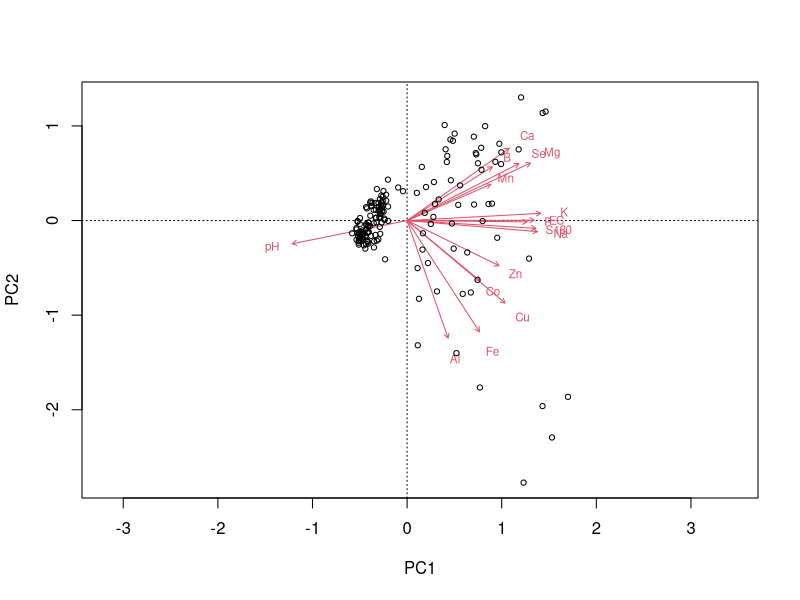
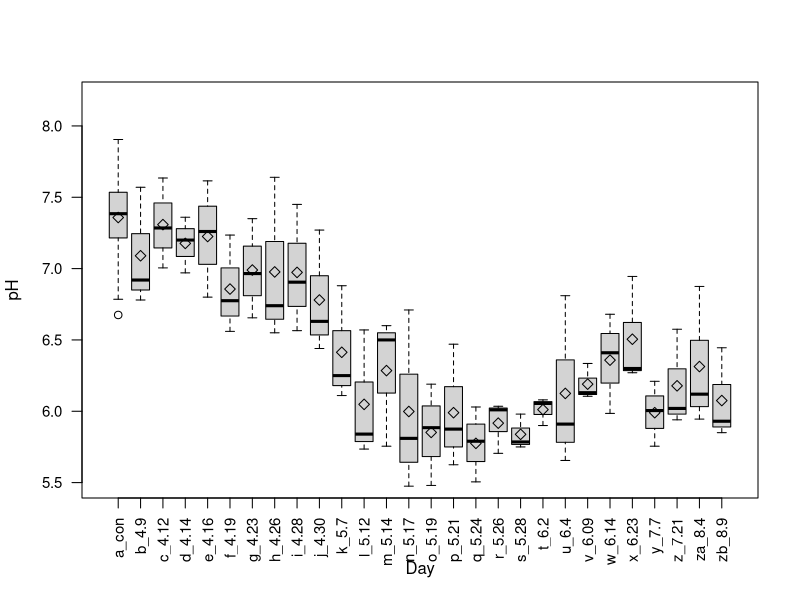
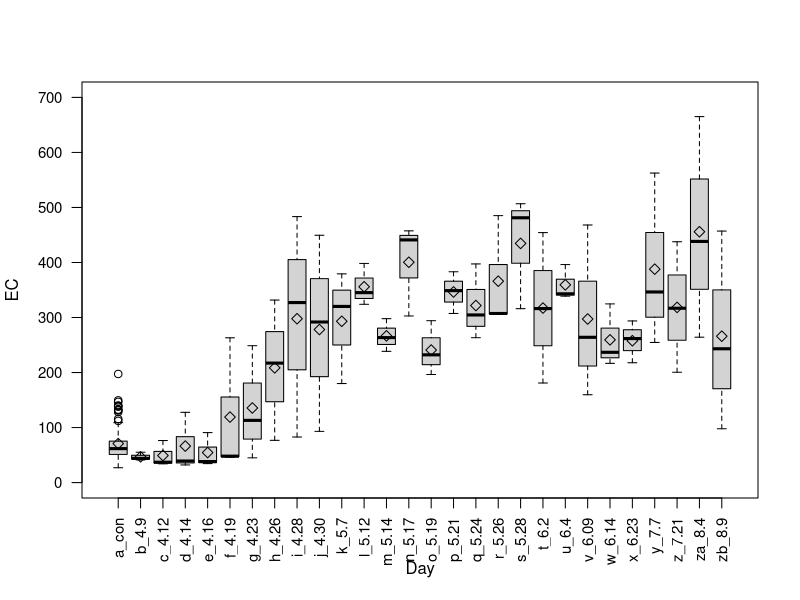
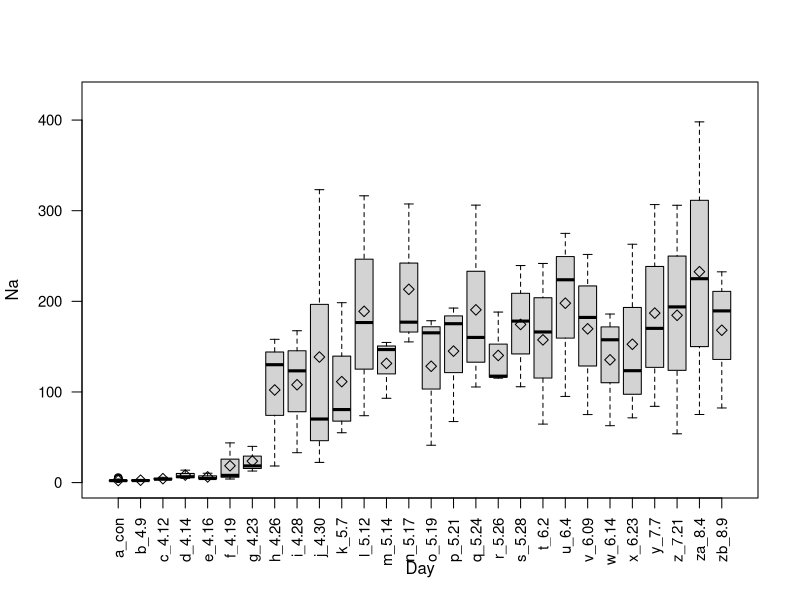
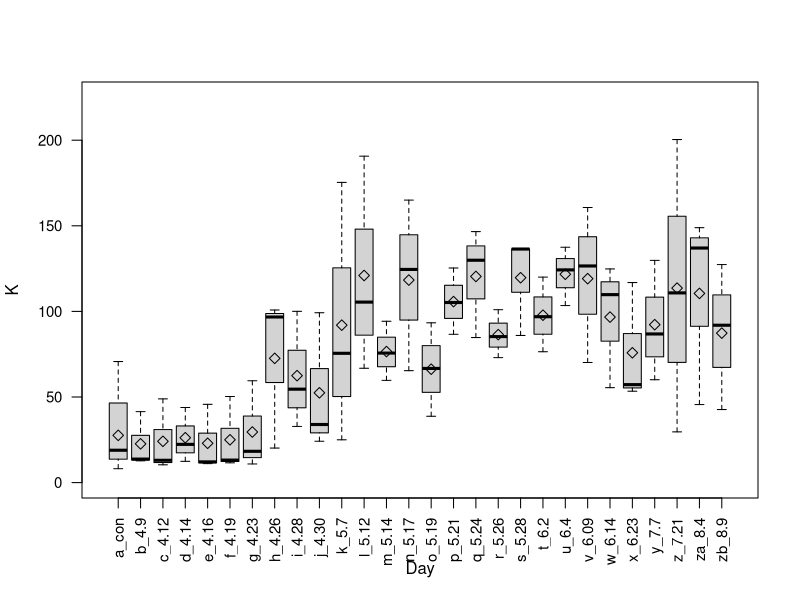
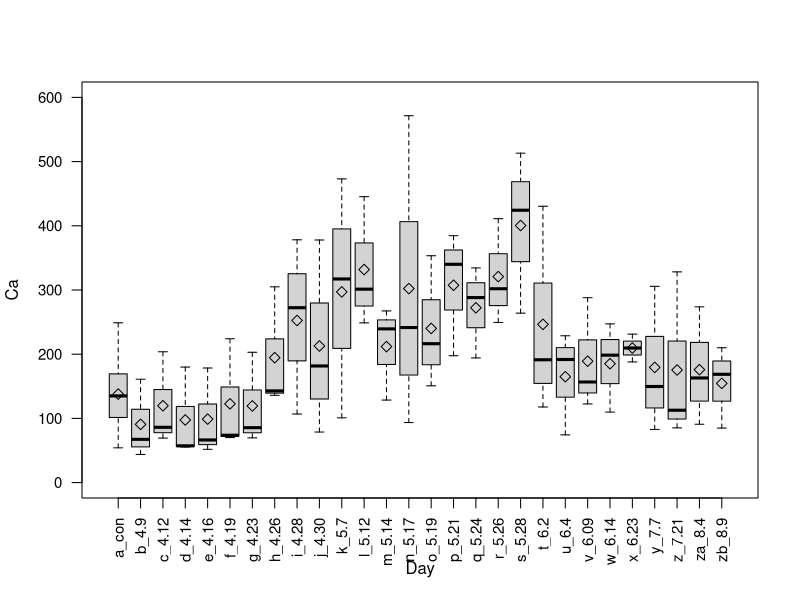
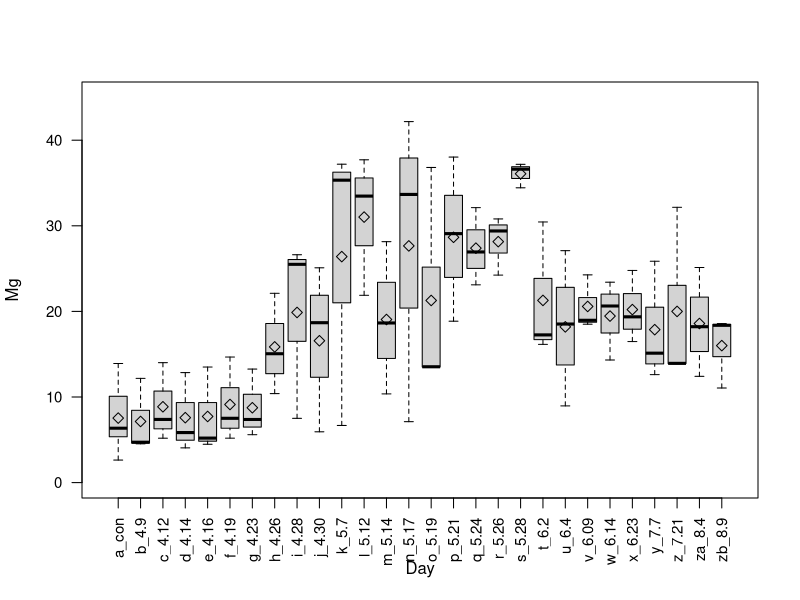
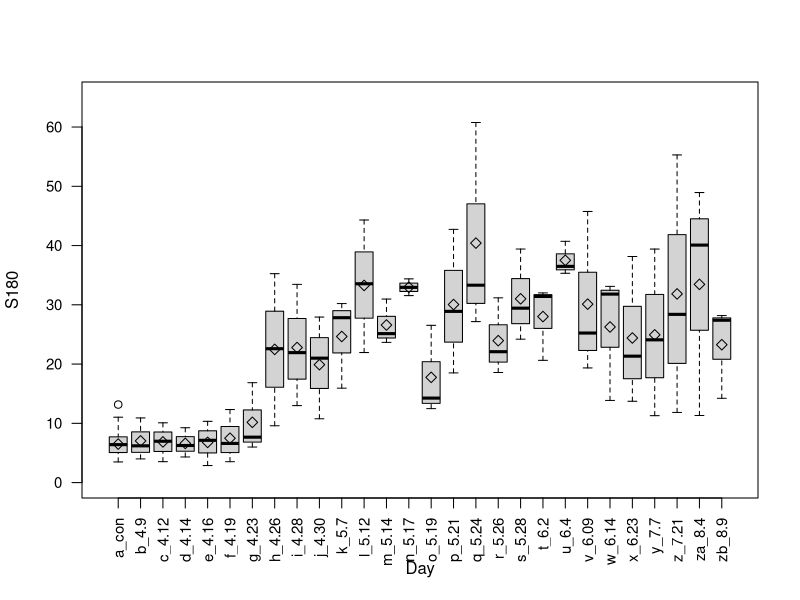

These charts were generated, in order, by the following R code: (Note: this script raises an error after producing the figures.)
#*************************************************************
# Soil elemental changes during human decomposition
# L. Stacy Taylor
#*************************************************************
library(dplyr)

ICP_D3 <-read.csv(file="ICP_D3.csv")

#***************************
# Kruskal-Wallace tests 
#***************************

kruskal.test(ICP_D3$pH, ICP_D3$Treatment)
kruskal.test(ICP_D3$EC, ICP_D3$Treatment)
kruskal.test(ICP_D3$Na, ICP_D3$Treatment)
kruskal.test(ICP_D3$K, ICP_D3$Treatment)
kruskal.test(ICP_D3$Mg, ICP_D3$Treatment)
kruskal.test(ICP_D3$Ca, ICP_D3$Treatment)
kruskal.test(ICP_D3$Al, ICP_D3$Treatment)
kruskal.test(ICP_D3$Cu, ICP_D3$Treatment)
kruskal.test(ICP_D3$Fe, ICP_D3$Treatment)
kruskal.test(ICP_D3$Mn, ICP_D3$Treatment)
kruskal.test(ICP_D3$Zn, ICP_D3$Treatment)
kruskal.test(ICP_D3$Co, ICP_D3$Treatment)
kruskal.test(ICP_D3$S180, ICP_D3$Treatment)
kruskal.test(ICP_D3$P, ICP_D3$Treatment)
kruskal.test(ICP_D3$B, ICP_D3$Treatment)
kruskal.test(ICP_D3$Se, ICP_D3$Treatment)

#********************
# boxplots
#********************
str(ICP_D3)

pdf("pH_box.pdf", width =6,height=4, useDingbats = FALSE)
#png("pH_box_v2.png", width =7,height=4, units = 'in', res=300)
sample_days_a <- as.factor(c(0,1,3,5,7,10,14,17,19,21,28,33,35,38,40,42,45,47,49,54,56,61,66,75,89,103,117,122))
boxplot(pH~Sorting1, data=ICP_D3, ylim=c(5.5,8.2), xlab="Day", ylab="pH", las=2, cex.axis=0.9)
element_means <-as.vector(tapply(ICP_D3$pH, INDEX=ICP_D3$Sorting1, FUN=mean, simplify = TRUE), mode="numeric")
points (sample_days_a,element_means,cex=1, pch=5, bg="red", col="black")
dev.off()

pdf("EC_box.pdf", width =6,height=4, useDingbats = FALSE)
#png("pH_box_v2.png", width =7,height=4, units = 'in', res=300)
sample_days_a <- as.factor(c(0,1,3,5,7,10,14,17,19,21,28,33,35,38,40,42,45,47,49,54,56,61,66,75,89,103,117,122))
boxplot(EC~Sorting1, data=ICP_D3, ylim=c(0,700), xlab="Day", ylab="EC", las=2, cex.axis=0.9)
element_means <-as.vector(tapply(ICP_D3$EC, INDEX=ICP_D3$Sorting1, FUN=mean, simplify = TRUE), mode="numeric")
points (sample_days_a,element_means,cex=1, pch=5, bg="red", col="black")
dev.off()

pdf("Na_box.pdf", width =6,height=4, useDingbats = FALSE)
#png("Na_box_v2.png", width =7,height=4, units = 'in', res=300)
sample_days_a <- as.factor(c(0,1,3,5,7,10,14,17,19,21,28,33,35,38,40,42,45,47,49,54,56,61,66,75,89,103,117,122))
boxplot(Na~Sorting1, data=ICP_D3, ylim=c(0, 425),xlab="Day", ylab="Na", las=2, cex.axis=0.9)
element_means <-as.vector(tapply(ICP_D3$Na, INDEX=ICP_D3$Sorting1, FUN=mean, simplify = TRUE), mode="numeric")
points (sample_days_a,element_means,cex=1, pch=5, bg="red", col="black")
dev.off()

pdf("K_box.pdf", width =6,height=4, useDingbats = FALSE)
#png("K_box_v2.png", width =7,height=4, units = 'in', res=300)
sample_days_a <- as.factor(c(0,1,3,5,7,10,14,17,19,21,28,33,35,38,40,42,45,47,49,54,56,61,66,75,89,103,117,122))
boxplot(K~Sorting1, data=ICP_D3, ylim=c(0,225), xlab="Day", ylab="K", las=2, cex.axis=0.9)
element_means <-as.vector(tapply(ICP_D3$K, INDEX=ICP_D3$Sorting1, FUN=mean, simplify = TRUE), mode="numeric")
points (sample_days_a,element_means,cex=1, pch=5, bg="red", col="black")
dev.off()

pdf("Ca_box.pdf", width =6,height=4, useDingbats = FALSE)
#png("Ca_box_v2.png", width =7,height=4, units = 'in', res=300)
sample_days_a <- as.factor(c(0,1,3,5,7,10,14,17,19,21,28,33,35,38,40,42,45,47,49,54,56,61,66,75,89,103,117,122))
boxplot(Ca~Sorting1, data=ICP_D3, ylim=c(0,600),xlab="Day", ylab="Ca", las=2, cex.axis=0.9)
element_means <-as.vector(tapply(ICP_D3$Ca, INDEX=ICP_D3$Sorting1, FUN=mean, simplify = TRUE), mode="numeric")
points (sample_days_a,element_means,cex=1, pch=5, bg="red", col="black")
dev.off()

pdf("Mg_box.pdf", width =6,height=4, useDingbats = FALSE)
#png("Mg_box_v2.png", width =7,height=4, units = 'in', res=300)
sample_days_a <- as.factor(c(0,1,3,5,7,10,14,17,19,21,28,33,35,38,40,42,45,47,49,54,56,61,66,75,89,103,117,122))
boxplot(Mg~Sorting1, data=ICP_D3, ylim=c(0,45), xlab="Day", ylab="Mg", las=2, cex.axis=0.9)
element_means <-as.vector(tapply(ICP_D3$Mg, INDEX=ICP_D3$Sorting1, FUN=mean, simplify = TRUE), mode="numeric")
points (sample_days_a,element_means,cex=1, pch=5, bg="red", col="black")
dev.off()

pdf("S180_box.pdf", width =6,height=4, useDingbats = FALSE)
#png("S180_box_v2.png", width =7,height=4, units = 'in', res=300)
sample_days_a <- as.factor(c(0,1,3,5,7,10,14,17,19,21,28,33,35,38,40,42,45,47,49,54,56,61,66,75,89,103,117,122))
boxplot(S180~Sorting1, data=ICP_D3, ylim=c(0,65), xlab="Day", ylab="S180", las=2, cex.axis=0.9)
element_means <-as.vector(tapply(ICP_D3$S180, INDEX=ICP_D3$Sorting1, FUN=mean, simplify = TRUE), mode="numeric")
points (sample_days_a,element_means,cex=1, pch=5, bg="red", col="black")
dev.off()

pdf("P_box.pdf", width =6,height=4, useDingbats = FALSE)
#png("P_box_v2.png", width =7,height=4, units = 'in', res=300)
sample_days_a <- as.factor(c(0,1,3,5,7,10,14,17,19,21,28,33,35,38,40,42,45,47,49,54,56,61,66,75,89,103,117,122))
boxplot(P~Sorting1, data=ICP_D3, ylim=c(0,43), xlab="Day", ylab="P", las=2, cex.axis=0.9)
element_means <-as.vector(tapply(ICP_D3$P, INDEX=ICP_D3$Sorting1, FUN=mean, simplify = TRUE), mode="numeric")
points (sample_days_a,element_means,cex=1, pch=5, bg="red", col="black")
dev.off()

pdf("Mn.pdf", width =6,height=4, useDingbats = FALSE)#note: trying to sort a control in a factor string isn't possible, so sample_days_a lists the control as 0, and the b_4.9 (day 0) sample as 1
#png("Mn_box_v2.png", width =7,height=4, units = 'in', res=300)
sample_days_a <- as.factor(c(0,1,3,5,7,10,14,17,19,21,28,33,35,38,40,42,45,47,49,54,56,61,66,75,89,103,117,122))
boxplot(Mn~Sorting1, data=ICP_D3, ylim=c(0,120),xlab="Day", ylab="Mn", las=2, cex.axis=0.9)
element_means <-as.vector(tapply(ICP_D3$Mn, INDEX=ICP_D3$Sorting1, FUN=mean, simplify = TRUE), mode="numeric")
points (sample_days_a,element_means,cex=1, pch=5, bg="red", col="black")
dev.off()

pdf("Se.pdf", width =6,height=4, useDingbats = FALSE)#note: trying to sort a control in a factor string isn't possible, so sample_days_a lists the control as 0, and the b_4.9 (day 0) sample as 1
#png("Mn_box_v2.png", width =7,height=4, units = 'in', res=300)
sample_days_a <- as.factor(c(0,1,3,5,7,10,14,17,19,21,28,33,35,38,40,42,45,47,49,54,56,61,66,75,89,103,117,122))
boxplot(Se~Sorting1, data=ICP_D3, ylim=c(0,0.1),xlab="Day", ylab="Se", las=2, cex.axis=0.9)
element_means <-as.vector(tapply(ICP_D3$Se, INDEX=ICP_D3$Sorting1, FUN=mean, simplify = TRUE), mode="numeric")
points (sample_days_a,element_means,cex=1, pch=5, bg="red", col="black")
dev.off()

pdf("B_box.pdf", width =6,height=4, useDingbats = FALSE)#note: trying to sort a control in a factor string isn't possible, so sample_days_a lists the control as 0, and the b_4.9 (day 0) sample as 1
#png("Mn_box_v2.png", width =7,height=4, units = 'in', res=300)
sample_days_a <- as.factor(c(0,1,3,5,7,10,14,17,19,21,28,33,35,38,40,42,45,47,49,54,56,61,66,75,89,103,117,122))
boxplot(B~Sorting1, data=ICP_D3, ylim=c(0,2.25),xlab="Day", ylab="B", las=2, cex.axis=0.9)
element_means <-as.vector(tapply(ICP_D3$B, INDEX=ICP_D3$Sorting1, FUN=mean, simplify = TRUE), mode="numeric")
points (sample_days_a,element_means,cex=1, pch=5, bg="red", col="black")
dev.off()

pdf("Fe_box.pdf", width =6,height=4, useDingbats = FALSE)#note: trying to sort a control in a factor string isn't possible, so sample_days_a lists the control as 0, and the b_4.9 (day 0) sample as 1
#png("Fe_box_v2.png", width =7,height=4, units = 'in', res=300)
sample_days_a <- as.factor(c(0,1,3,5,7,10,14,17,19,21,28,33,35,38,40,42,45,47,49,54,56,61,66,75,89,103,117,122))
boxplot(Fe~Sorting1, data=ICP_D3, ylim=c(0,50), xlab="Day", ylab="Fe", las=2, cex.axis=0.9)
element_means <-as.vector(tapply(ICP_D3$Fe, INDEX=ICP_D3$Sorting1, FUN=mean, simplify = TRUE), mode="numeric")
points (sample_days_a,element_means,cex=1, pch=5, bg="red", col="black")
dev.off()

pdf("Cu_box.pdf", width =6,height=4, useDingbats = FALSE)#note: trying to sort a control in a factor string isn't possible, so sample_days_a lists the control as 0, and the b_4.9 (day 0) sample as 1
#png("Fe_box_v2.png", width =7,height=4, units = 'in', res=300)
sample_days_a <- as.factor(c(0,1,3,5,7,10,14,17,19,21,28,33,35,38,40,42,45,47,49,54,56,61,66,75,89,103,117,122))
boxplot(Cu~Sorting1, data=ICP_D3, ylim=c(0,0.25), xlab="Day", ylab="Cu", las=2, cex.axis=0.9)
element_means <-as.vector(tapply(ICP_D3$Cu, INDEX=ICP_D3$Sorting1, FUN=mean, simplify = TRUE), mode="numeric")
points (sample_days_a,element_means,cex=1, pch=5, bg="red", col="black")
dev.off()

pdf("Zn_box.pdf", width =6,height=4, useDingbats = FALSE)#note: trying to sort a control in a factor string isn't possible, so sample_days_a lists the control as 0, and the b_4.9 (day 0) sample as 1
#png("Fe_box_v2.png", width =7,height=4, units = 'in', res=300)
sample_days_a <- as.factor(c(0,1,3,5,7,10,14,17,19,21,28,33,35,38,40,42,45,47,49,54,56,61,66,75,89,103,117,122))
boxplot(Zn~Sorting1, data=ICP_D3, ylim=c(0,1.25), xlab="Day", ylab="Zn", las=2, cex.axis=0.9)
element_means <-as.vector(tapply(ICP_D3$Zn, INDEX=ICP_D3$Sorting1, FUN=mean, simplify = TRUE), mode="numeric")
points (sample_days_a,element_means,cex=1, pch=5, bg="red", col="black")
dev.off()

pdf("Co_box.pdf", width =6,height=4, useDingbats = FALSE)#note: trying to sort a control in a factor string isn't possible, so sample_days_a lists the control as 0, and the b_4.9 (day 0) sample as 1
#png("Fe_box_v2.png", width =7,height=4, units = 'in', res=300)
sample_days_a <- as.factor(c(0,1,3,5,7,10,14,17,19,21,28,33,35,38,40,42,45,47,49,54,56,61,66,75,89,103,117,122))
boxplot(Co~Sorting1, data=ICP_D3, ylim=c(0,0.9), xlab="Day", ylab="Co", las=2, cex.axis=0.9)
element_means <-as.vector(tapply(ICP_D3$Co, INDEX=ICP_D3$Sorting1, FUN=mean, simplify = TRUE), mode="numeric")
points (sample_days_a,element_means,cex=1, pch=5, bg="red", col="black")
dev.off()

pdf("Al_box.pdf", width =6,height=4, useDingbats = FALSE)#note: trying to sort a control in a factor string isn't possible, so sample_days_a lists the control as 0, and the b_4.9 (day 0) sample as 1
#png("Fe_box_v2.png", width =7,height=4, units = 'in', res=300)
sample_days_a <- as.factor(c(0,1,3,5,7,10,14,17,19,21,28,33,35,38,40,42,45,47,49,54,56,61,66,75,89,103,117,122))
boxplot(Al~Sorting1, data=ICP_D3, ylim=c(0,80), xlab="Day", ylab="Al", las=2, cex.axis=0.9)
element_means <-as.vector(tapply(ICP_D3$Al, INDEX=ICP_D3$Sorting1, FUN=mean, simplify = TRUE), mode="numeric")
points (sample_days_a,element_means,cex=1, pch=5, bg="red", col="black")
dev.off()

#********************************
# T-tests
#********************************

con3 <-filter(ICP_D3,Treatment == "D3_con")
grave3 <-filter(ICP_D3,Treatment == "D3_grave")

T_day<- filter(ICP_D3, Study_day==35)
T_con <- filter(T_day, Treatment=="D3_con") 
T_treat <-filter(T_day, Treatment=="D3_grave") 

t.test(T_con$pH,T_treat$pH, var.equal = FALSE) 
t.test(T_con$EC,T_treat$EC, var.equal = FALSE) 
t.test(T_con$Ca,T_treat$Ca, var.equal = FALSE) 
t.test(T_con$P,T_treat$P, var.equal = FALSE) 
t.test(T_con$K,T_treat$K, var.equal = FALSE) 
t.test(T_con$S180,T_treat$S180, var.equal = FALSE) 
t.test(T_con$Na,T_treat$Na, var.equal = FALSE) 
t.test(T_con$Mg,T_treat$Mg, var.equal = FALSE) 
t.test(T_con$Fe,T_treat$Fe, var.equal = FALSE) 
t.test(T_con$Cu,T_treat$Cu, var.equal = FALSE) 
t.test(T_con$Mn,T_treat$Mn, var.equal = FALSE) 
t.test(T_con$Zn,T_treat$Zn, var.equal = FALSE) 
t.test(T_con$Se,T_treat$Se, var.equal = FALSE) 
t.test(T_con$Co,T_treat$Co, var.equal = FALSE) 
t.test(T_con$B,T_treat$B, var.equal = FALSE) 
t.test(T_con$Al,T_treat$Al, var.equal = FALSE) 

#*********************************************
# PCA
#*********************************************
library(dplyr)
library(vegan)
install.packages("tibble")
library(tibble)

ICP_D3 <-read.csv(file="ICP_D3.csv")

vars=c("pH","EC","Na","K","Mg","Ca","Al","Cu","Fe","Mn","Zn","Co","S180","P","B","Se")
ICP_D3a=ICP_D3[,c("SampleID","Date","Study_day","ADH","ADD","ARF_sector","Sorting1","Sorting","Treatment",vars)]

# run the PCA
ICP.pca=rda(ICP_D3a[,vars],scale=T)
summary(ICP.pca)

#**********************************************
# extract the eigenvalues and scores manually and run the straightforward vegan plot
ICP_eigen <- ICP.pca$CA$eig #extracts eigenvalues
variance <- ICP_eigen*100/sum(ICP_eigen) #calculates the variance by axis
cumulative_variance <-cumsum(variance)
# combine everything into one dataframe
eigen.pca <- data.frame(ICP_eigen = ICP_eigen, variance = variance, cum_var = cumulative_variance)
# calculate the scores to graph (and extract) seperately if preferred
ICP_scores = scores(ICP.pca, display=c("sites","species"),choices=c(1,2,3))

# biplot: text for species (columns) and points for sites (rows) - this is the version from Vegan
# this the version from vegan than plots scores as points and loadings as arrows
# choices extracts the components you want (PCa nd PC2 in this case)
biplot(ICP.pca, choices = c(1,2), scaling = "species", display = c("sites","species"),type = c("text","points"), col = c(1,2))

# now join sites to the original dataframe
ICP_D3a=cbind(ICP_D3a,ICP_scores$sites)

library(ggplot2)
library(RColorBrewer)

theme_set(theme_classic())
nb.cols <- 28
ordcolors <- colorRampPalette(brewer.pal(8, "RdYlBu"))(nb.cols)

pdf("SPOTelemental_PCA_V2.pdf", width =6,height=5, useDingbats = FALSE)
ggplot(ICP_D3a) + 
  geom_point(aes(x = PC1, y = PC2, col = Sorting1),size = 2.5, stroke = 1.5) +
  scale_color_manual(values=ordcolors) +
  scale_fill_manual(values=ordcolors) +
  scale_shape_manual(values = c(21,22)) +
  geom_text(data = vscores, aes(x = 2.5*PC1, y = 2.5*PC2, label = rownames(vscores)), col = 'black') +
  geom_segment(data = vscores, aes(x = 0, y = 0, xend = 2*PC1, yend = 2*PC2), arrow=arrow(length=unit(0.2,"cm")),
               alpha = 0.75, color = 'black')+
  theme(strip.text.y = element_text(angle = 0))
dev.off()

#******************************
# charge line graphs
#******************************

library(dplyr)

ICP_D3 <-read.csv(file="ICP_D3_charge.csv")
con3 <-filter(ICP_D3,Treatment == "D3_con")
grave3 <-filter(ICP_D3,Treatment == "D3_grave")
D3_date <-c(0,3,5,7,10,14,17,19,21,28,33,35,38,40,42,45,47,49,54,56,61,66,75,89,103,117,122)

pdf("D3_ICP_Na_charge.pdf", width =5,height=4)
plot(1, type="n", xlim=c(0,122),ylim=c(0,20), ylab="Na umol charge gdw-1 soil",las=1, cex.axis=1, xlab = "Study Day", main= "", col="white")
# points and lines for the controls
meanscon <-as.vector(tapply(con3$Na..umolcharge.gdw.soil., INDEX=con3$Study_day, FUN=mean, simplify = TRUE), mode="numeric")
lines (D3_date, meanscon,lty=1, lwd=2, col="black")
errorbarscon <- as.vector(tapply(con3$Na..umolcharge.gdw.soil., INDEX=con3$Study_day, FUN=sd, simplify = TRUE), mode="numeric")
arrows (D3_date, meanscon, D3_date, meanscon + errorbarscon, length=0.03, angle=90, col="black")
arrows (D3_date, meanscon, D3_date, meanscon - errorbarscon, length=0.03, angle=90,col="black")
# points and lines for the samples
meansgrave <-as.vector(tapply(grave3$Na..umolcharge.gdw.soil., INDEX=grave3$Study_day, FUN=mean, simplify = TRUE), mode="numeric")
lines (D3_date, meansgrave,lty=1, lwd=4, col="red2")
errorbarsgr <- as.vector(tapply(grave3$Na..umolcharge.gdw.soil., INDEX=grave3$Study_day, FUN=sd, simplify = TRUE), mode="numeric")
arrows (D3_date, meansgrave, D3_date, meansgrave + errorbarsgr, length=0.03, angle=90, col="red2")
arrows (D3_date, meansgrave, D3_date, meansgrave - errorbarsgr, length=0.03, angle=90,col="red2")
legend("topleft", legend=c("Na"),col=c("black"), cex=c(2),bty="n")
dev.off()

pdf("D3_ICP_K_charge.pdf", width =5,height=4)
plot(1, type="n", xlim=c(0,122),ylim=c(0,6), ylab="K umol charge gdw-1 soil",las=1, cex.axis=1, xlab = "Study Day", main= "", col="white")
# points and lines for the controls
meanscon <-as.vector(tapply(con3$K..umolcharge.gdw.soil., INDEX=con3$Study_day, FUN=mean, simplify = TRUE), mode="numeric")
lines (D3_date, meanscon,lty=1, lwd=2, col="black")
errorbarscon <- as.vector(tapply(con3$K..umolcharge.gdw.soil., INDEX=con3$Study_day, FUN=sd, simplify = TRUE), mode="numeric")
arrows (D3_date, meanscon, D3_date, meanscon + errorbarscon, length=0.03, angle=90, col="black")
arrows (D3_date, meanscon, D3_date, meanscon - errorbarscon, length=0.03, angle=90,col="black")
# points and lines for the samples
meansgrave <-as.vector(tapply(grave3$K..umolcharge.gdw.soil., INDEX=grave3$Study_day, FUN=mean, simplify = TRUE), mode="numeric")
lines (D3_date, meansgrave,lty=1, lwd=4, col="red2")
errorbarsgr <- as.vector(tapply(grave3$K..umolcharge.gdw.soil., INDEX=grave3$Study_day, FUN=sd, simplify = TRUE), mode="numeric")
arrows (D3_date, meansgrave, D3_date, meansgrave + errorbarsgr, length=0.03, angle=90, col="red2")
arrows (D3_date, meansgrave, D3_date, meansgrave - errorbarsgr, length=0.03, angle=90,col="red2")
legend("topleft", legend=c("K"),col=c("black"), cex=c(2),bty="n")
dev.off()

pdf("D3_ICP_Mg_charge.pdf", width =5,height=4)
plot(1, type="n", xlim=c(0,122),ylim=c(0,6), ylab="Mg umol charge gdw-1 soil",las=1, cex.axis=1, xlab = "Study Day", main= "", col="white")
# points and lines for the controls
meanscon <-as.vector(tapply(con3$Mg..umolcharge.gdw.soil., INDEX=con3$Study_day, FUN=mean, simplify = TRUE), mode="numeric")
lines (D3_date, meanscon,lty=1, lwd=2, col="black")
errorbarscon <- as.vector(tapply(con3$Mg..umolcharge.gdw.soil., INDEX=con3$Study_day, FUN=sd, simplify = TRUE), mode="numeric")
arrows (D3_date, meanscon, D3_date, meanscon + errorbarscon, length=0.03, angle=90, col="black")
arrows (D3_date, meanscon, D3_date, meanscon - errorbarscon, length=0.03, angle=90,col="black")
# points and lines for the samples
meansgrave <-as.vector(tapply(grave3$Mg..umolcharge.gdw.soil., INDEX=grave3$Study_day, FUN=mean, simplify = TRUE), mode="numeric")
lines (D3_date, meansgrave,lty=1, lwd=4, col="red2")
errorbarsgr <- as.vector(tapply(grave3$Mg..umolcharge.gdw.soil., INDEX=grave3$Study_day, FUN=sd, simplify = TRUE), mode="numeric")
arrows (D3_date, meansgrave, D3_date, meansgrave + errorbarsgr, length=0.03, angle=90, col="red2")
arrows (D3_date, meansgrave, D3_date, meansgrave - errorbarsgr, length=0.03, angle=90,col="red2")
legend("topleft", legend=c("Mg"),col=c("black"), cex=c(2),bty="n")
dev.off()

pdf("D3_ICP_Ca_charge.pdf", width =5,height=4)
plot(1, type="n", xlim=c(0,122),ylim=c(0,30), ylab="Ca umol charge gdw-1 soil",las=1, cex.axis=1, xlab = "Study Day", main= "", col="white")
# points and lines for the controls
meanscon <-as.vector(tapply(con3$Ca..umolcharge.gdw.soil., INDEX=con3$Study_day, FUN=mean, simplify = TRUE), mode="numeric")
lines (D3_date, meanscon,lty=1, lwd=2, col="black")
errorbarscon <- as.vector(tapply(con3$Ca..umolcharge.gdw.soil., INDEX=con3$Study_day, FUN=sd, simplify = TRUE), mode="numeric")
arrows (D3_date, meanscon, D3_date, meanscon + errorbarscon, length=0.03, angle=90, col="black")
arrows (D3_date, meanscon, D3_date, meanscon - errorbarscon, length=0.03, angle=90,col="black")
# points and lines for the samples
meansgrave <-as.vector(tapply(grave3$Ca..umolcharge.gdw.soil., INDEX=grave3$Study_day, FUN=mean, simplify = TRUE), mode="numeric")
lines (D3_date, meansgrave,lty=1, lwd=4, col="red2")
errorbarsgr <- as.vector(tapply(grave3$Ca..umolcharge.gdw.soil., INDEX=grave3$Study_day, FUN=sd, simplify = TRUE), mode="numeric")
arrows (D3_date, meansgrave, D3_date, meansgrave + errorbarsgr, length=0.03, angle=90, col="red2")
arrows (D3_date, meansgrave, D3_date, meansgrave - errorbarsgr, length=0.03, angle=90,col="red2")
legend("topleft", legend=c("Ca"),col=c("black"), cex=c(2),bty="n")
dev.off()

#********************************************************
# correlation matrix
#********************************************************

install.packages("GGally")
library(GGally)
ICP_corr <-read.csv(file="ICP_D3_corr_noCon.csv")
pdf("ICP_corr_noControls_ggversion_12in_adj.pdf", width =12,height=12, useDingbats = FALSE)
ggpairs(ICP_corr[, c("pH", "EC", "Ca", "P", "K", "S", "Na", "Mg", "Fe","Cu", "Mn", "Zn", "Se", "Co", "Al", "B")])
dev.off()

#***********************************************************************
# HEATMAPS
#***********************************************************************

library(RColorBrewer)
install.packages("pheatmap")
library(pheatmap)
# DO NOT attempt to use pdf language to save the plot--the program crashes. Instead export it to a 5x7 in portrait
# Want genera as rows and the first row NOT to show up as a named column since this dataframe has to used as a matrix

# wide version
heat_ICP <- read.csv(file="ICP_heatmap_wide.csv", row.names = 1)#, header=TRUE)
#heat_core <-subset(heat_core, select= -c(Trophic)) #removes the trophic row
heat_ICPa <-as.matrix(heat_ICP) #sets the data as a matrix
pheatmap(heat_ICPa,
         scale = "row",cluster_cols = FALSE, 
         clustering_distance_cols = "correlation",
         cellwidth = 14, cellheight = 12,
         cutree_rows = 6, treeheight_col = 60, 
         fontsize_row = 10, fontsize_col = 10, angle_col = c("45"))

#***********************************************************
# Mineralogy XRD
#***********************************************************
XRD <- read.csv(file="XRD.csv")

pdf("XRD_SP.pdf", width =9,height=5)
plot(1, type="n", xlim=c(0,40),ylim=c(0,1500), ylab="Intensity",las=1, cex.axis=1, xlab = "Degrees 2 theta", main= "", col="white")
# Ksat 25C
lines (XRD$X2.Theta,XRD$SP_K_room,lty=1, lwd=2, col="black")
# Ksat 300C
lines (XRD$X2.Theta,((XRD$SP_K_300)+100),lty=1, lwd=2, col="black")
# Ksat 550C
lines (XRD$X2.Theta,((XRD$SP_K_550)+200),lty=1, lwd=2, col="black")
# Mgsat
lines (XRD$X2.Theta,((XRD$SP_Mg)+300),lty=1, lwd=2, col="gray")
# Mgsat + glycol
lines (XRD$X2.Theta,((XRD$SP_Mg_gly)+400),lty=1, lwd=2, col="gray")
abline(v=6.3, lwd = 1.5, lty=1, col="black")#vermiculite open d=1.4, also same as mica first order
abline(v=7.2, lwd = 1.5, lty=2, col="black")#vermiculite and mica interstratification
abline(v=8.8, lwd = 1.5, lty=3, col="black")#vermiculite closed/mica d=1
abline(v=12.4, lwd = 1.5, lty=4, col="black")#kaolinite d=0.7
legend("topright", legend=c("Vermiculite open d=1.4", "Interstratification d=1.23", "Vermiculite closed/mica d=1", "Kaolinite d=0.7"),lty=c(1,2,3,4),lwd=c(1.5,1.5,1.5,1.5),col=c("black", "black", "black", "black"), cex=c(0.9, 0.9, 0.9, 0.9),bty="n")
dev.off()

pdf("XRD_WIN.pdf", width =9,height=5)
plot(1, type="n", xlim=c(0,40),ylim=c(0,1500), ylab="Intensity",las=1, cex.axis=1, xlab = "Degrees 2 theta", main= "", col="white")
# Ksat 25C
lines (XRD$X2.Theta,XRD$WIN_K_room,lty=1, lwd=2, col="black")
# Ksat 300C
lines (XRD$X2.Theta,((XRD$WIN_K_300)+100),lty=1, lwd=2, col="black")
# Ksat 550C
lines (XRD$X2.Theta,((XRD$WIN_K_550)+200),lty=1, lwd=2, col="black")
# Mgsat
lines (XRD$X2.Theta,((XRD$WIN_Mg)+300),lty=1, lwd=2, col="gray")
# Mgsat + glycol
lines (XRD$X2.Theta,((XRD$WIN_Mg_gly)+700),lty=1, lwd=2, col="gray")
abline(v=6.3, lwd = 1.5, lty=1, col="black")#vermiculite open d=1.4, also same as mica first order
abline(v=7.2, lwd = 1.5, lty=2, col="black")#vermiculite and mica interstratification
abline(v=8.8, lwd = 1.5, lty=3, col="black")#vermiculite closed/mica d=1
abline(v=12.4, lwd = 1.5, lty=4, col="black")#kaolinite d=0.7
legend("topright", legend=c("Vermiculite open d=1.4", "Interstratification d=1.23", "Vermiculite closed/mica d=1", "Kaolinite d=0.7"),lty=c(1,2,3,4),lwd=c(1.5,1.5,1.5,1.5),col=c("black", "black", "black", "black"), cex=c(0.9, 0.9, 0.9, 0.9),bty="n")
dev.off()

